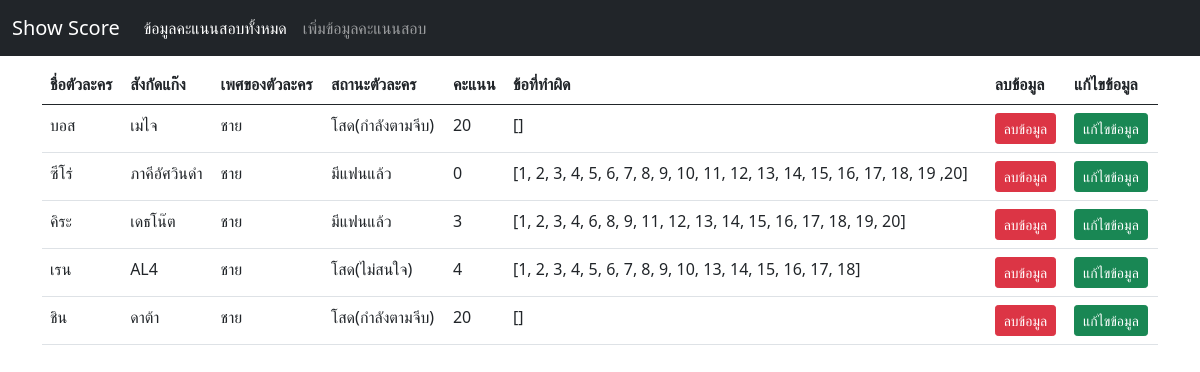
The app's page /, older data.
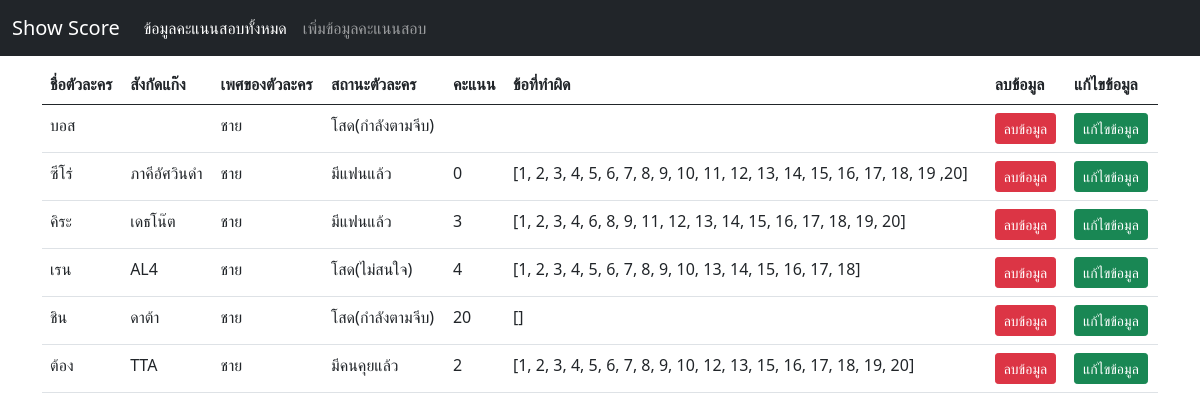
The same page, newer data.
### app.py (models this page shows)
class Statement(database.Model):
    name = database.Column(database.String(50), primary_key=True)
    team = database.Column(database.String(50), nullable=False)
    sex = database.Column(database.String(50), nullable=False)
    love = database.Column(database.String(50), nullable=False)
    score = database.Column(database.String(50), nullable=False)
    lost = database.Column(database.String(50), nullable=False)

### app.py (the view)
@app.route("/")
def showData():
    statements = Statement.query.all()
    return render_template("statements.html", statements=statements)

### templates/statements.html
{% extends "layout.html" %}
{% block body %}
    <div class="container my-2">
        <table class="table table-hover">
            <thead>
                <tr>
                    <th>ชื่อตัวละคร</th>
                    <th>สังกัดแก๊ง</th>
                    <th>เพศของตัวละคร</th>
                    <th>สถานะตัวละคร</th>
                    <th>คะแนน</th>
                    <th>ข้อที่ทำผิด</th>
                    <th>ลบข้อมูล</th>
                    <th>แก้ไขข้อมูล</th>
                </tr>
            </thead>
            <tbody>
                {% for item in statements %}
                <tr>
                    <td>{{item.name}}</td>
                    <td>{{item.team}}</td>
                    <td>{{item.sex}}</td>
                    <td>{{item.love}}</td>
                    <td>{{item.score}}</td>
                    <td>{{item.lost}}</td>
                    <td>
                        <a href="/delete/{{item.name}}" class="btn btn-sm btn-danger">ลบข้อมูล</a>
                    </td>
                    <td>
                        <a href="/edit/{{item.name}}" class="btn btn-sm btn-success">แก้ไขข้อมูล</a>
                    </td>
                </tr>
                {% endfor %}
            </tbody>
        </table>
    </div>
{% endblock %}

### templates/layout.html (shortened to what this page needs)
<!DOCTYPE html>
<html lang="en">
<head>
    <link href="https://cdn.jsdelivr.net/npm/bootstrap@5.0.2/dist/css/bootstrap.min.css" rel="stylesheet">
</head>
<body>
    <nav class="navbar navbar-expand-lg navbar-dark bg-dark">
        <div class="container-fluid">
          <a class="navbar-brand" href="/">Show Score</a>
          <div class="collapse navbar-collapse" id="navbarNav">
            <ul class="navbar-nav">
              <li class="nav-item">
                <a class="nav-link active" href="/">ข้อมูลคะแนนสอบทั้งหมด</a>
              </li>
              <li class="nav-item">
                <a class="nav-link" href="/addForm">เพิ่มข้อมูลคะแนนสอบ</a>
              </li>
            </ul>
          </div>
        </div>
      </nav>
    {% block body %}
    {% endblock %}
</body>
</html>

Row changes from the older to the newer data that the page shows:
changed Statement "บอส": team "เมไจ" → (not shown); score "20" → (not shown); lost "[]" → (not shown)
added Statement: name "ต้อง", team "TTA", sex "ชาย", love "มีคนคุยแล้ว", score "2", lost "[1, 2, 3, 4, 5, 6, 7, 8, 9, 10, 12, 13, 15, 16, 17, 18, 19, 20]"
